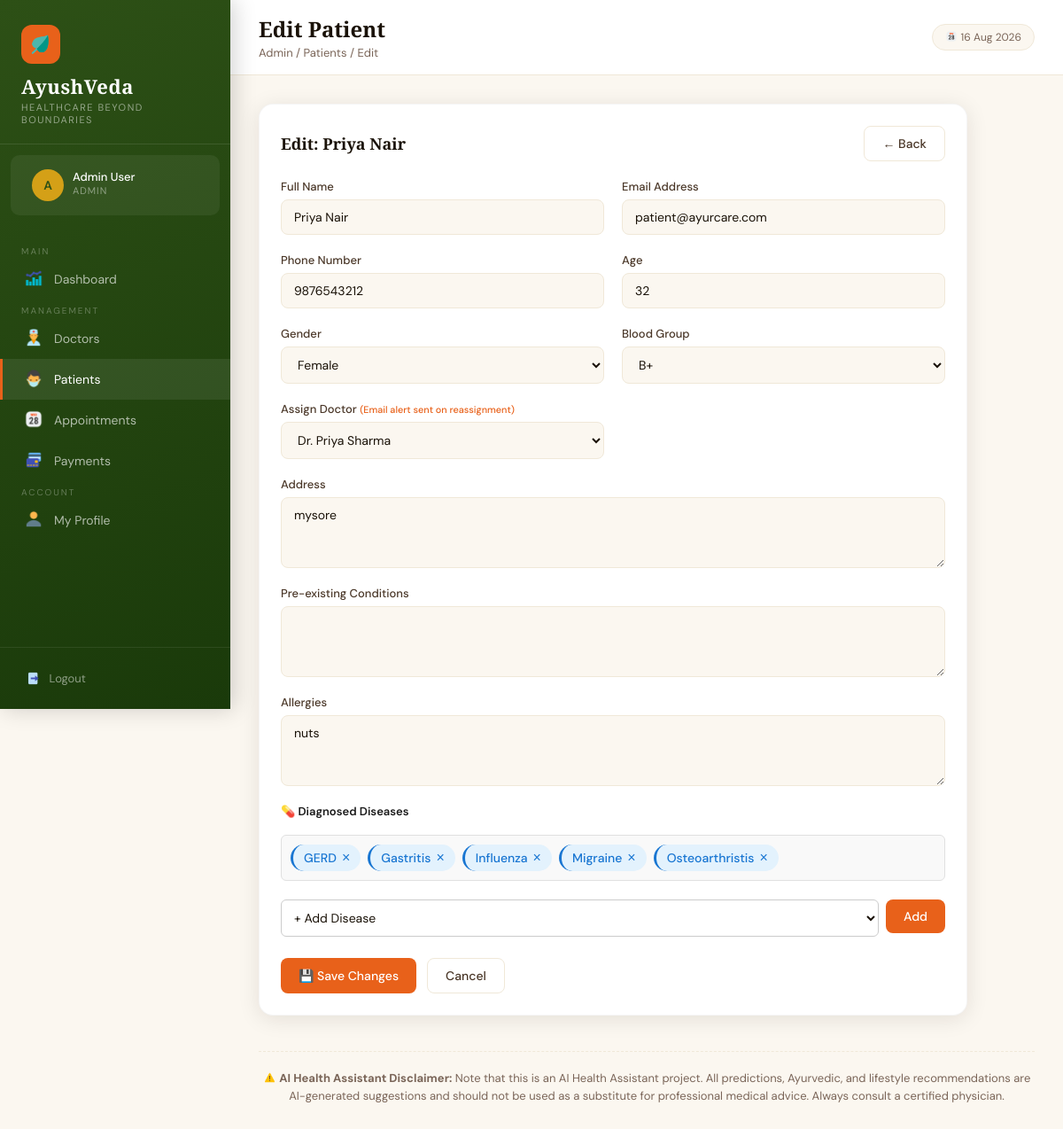
The app's page /admin/patients/edit/1 (signed in) with its own data.
### tables this page shows
CREATE TABLE patients (
            id INTEGER PRIMARY KEY AUTOINCREMENT,
            name TEXT NOT NULL,
            email TEXT UNIQUE NOT NULL,
            password TEXT NOT NULL,
            phone TEXT,
            age INTEGER,
            gender TEXT,
            blood_group TEXT,
            address TEXT,
            doctor_id INTEGER,
            created_at TIMESTAMP DEFAULT CURRENT_TIMESTAMP, preexisting_conditions TEXT, allergies TEXT, triage_raw_text TEXT, triage_symptoms TEXT, latitude REAL, longitude REAL, location_updated_at TIMESTAMP, share_location INTEGER DEFAULT 0,
            FOREIGN KEY (doctor_id) REFERENCES doctors(id)
        );

CREATE TABLE doctors (
            id INTEGER PRIMARY KEY AUTOINCREMENT,
            name TEXT NOT NULL,
            email TEXT UNIQUE NOT NULL,
            password TEXT NOT NULL,
            phone TEXT,
            specialization TEXT,
            qualification TEXT,
            experience INTEGER DEFAULT 0,
            created_at TIMESTAMP DEFAULT CURRENT_TIMESTAMP
        );

CREATE TABLE prescriptions (
            id INTEGER PRIMARY KEY AUTOINCREMENT,
            patient_id INTEGER,
            doctor_id INTEGER,
            symptoms TEXT,
            predicted_disease TEXT,
            medicines TEXT,
            dosage TEXT,
            duration TEXT,
            suggestions TEXT,
            diet_advice TEXT,
            created_at TIMESTAMP DEFAULT CURRENT_TIMESTAMP,
            FOREIGN KEY (patient_id) REFERENCES patients(id),
            FOREIGN KEY (doctor_id) REFERENCES doctors(id)
        );

### app.py (the view, shortened to what this page needs)
@app.route('/admin/patients/edit/<int:id>', methods=['GET', 'POST'])
@login_required('admin')
def admin_edit_patient(id):
    conn = get_db()
    patient = conn.execute("SELECT * FROM patients WHERE id=?", (id,)).fetchone()
    doctors = conn.execute("SELECT id, name FROM doctors").fetchall()
    conn.close()
    diseases = get_patient_diseases(id)
    return render_template('admin/edit_patient.html', patient=patient, doctors=doctors, diseases=diseases)

### app.py (called while the page is built)
@app.context_processor
def inject_now():
    return {'now': datetime.now().strftime('%d %b %Y')}

def get_db():
    conn = sqlite3.connect(DB_PATH)
    conn.row_factory = sqlite3.Row
    return conn

def get_patient_diseases(patient_id):
    conn = get_db()
    try:
        diseases = conn.execute(
            "SELECT DISTINCT predicted_disease FROM prescriptions WHERE patient_id=? AND predicted_disease IS NOT NULL ORDER BY predicted_disease",
            (patient_id,)
        ).fetchall()
        conn.close()
        return [d['predicted_disease'] for d in diseases]
    except Exception as e:
        print(f"Error getting patient diseases: {e}")
        return []

def login_required(role):
    def decorator(f):
        @wraps(f)
        def wrapper(*args, **kwargs):
            if session.get('role') != role:
                flash('Please login to continue.', 'error')
                return redirect(url_for(f'{role}_login'))
            return f(*args, **kwargs)
        return wrapper
    return decorator

### templates/admin/edit_patient.html (shortened to what this page needs)
{% extends 'base.html' %}
{% block page_title %}Edit Patient{% endblock %}
{% block breadcrumb %}Admin / Patients / Edit{% endblock %}
{% block nav %}
<span class="nav-section-label">Main</span>
<a href="/admin/dashboard" class="nav-link"><span class="icon"><img src="/static/images/dashboard_icon.png" style="height:1.2em;width:1.2em;vertical-align:-0.2em;"></span> Dashboard</a>
<span class="nav-section-label">Management</span>
<a href="/admin/doctors" class="nav-link"><span class="icon"><img src="/static/images/doctors_icon.png" style="height:1.2em;width:1.2em;vertical-align:-0.2em;"></span> Doctors</a>
<a href="/admin/patients" class="nav-link active"><span class="icon"><img src="/static/images/patients_icon.png" style="height:1.2em;width:1.2em;vertical-align:-0.2em;"></span> Patients</a>
<a href="/admin/appointments" class="nav-link"><span class="icon"><img src="/static/images/appointments_icon.png" style="height:1.2em;width:1.2em;vertical-align:-0.2em;"></span> Appointments</a>
<a href="/admin/payments" class="nav-link"><span class="icon"><img src="/static/images/card_icon.png" style="height:1.2em;width:1.2em;vertical-align:-0.2em;"></span> Payments</a>
<span class="nav-section-label">Account</span>
<a href="/admin/profile" class="nav-link"><span class="icon"><img src="/static/images/profile_icon.png" style="height:1.2em;width:1.2em;vertical-align:-0.2em;"></span> My Profile</a>
{% endblock %}
{% block content %}
<div class="card" style="max-width:800px">
    <div class="card-header">
        <h3 class="card-title">Edit: {{ patient.name }}</h3>
        <a href="/admin/patients" class="btn btn-outline">← Back</a>
    </div>
    <form method="POST">
        <div class="form-grid">
            <div class="form-group">
                <label>Full Name</label>
                <input type="text" name="name" value="{{ patient.name }}" required>
            </div>
            <div class="form-group">
                <label>Email Address</label>
                <input type="email" name="email" value="{{ patient.email }}" required>
            </div>
            <div class="form-group">
                <label>Phone Number</label>
                <input type="text" name="phone" value="{{ patient.phone or '' }}">
            </div>
            <div class="form-group">
                <label>Age</label>
                <input type="number" name="age" value="{{ patient.age or '' }}">
            </div>
            <div class="form-group">
                <label>Gender</label>
                <select name="gender">
                    <option {% if patient.gender == 'Female' %}selected{% endif %}>Female</option>
                </select>
            </div>
            <div class="form-group">
                <label>Blood Group</label>
                <select name="blood_group">
                    {% for bg in ['A+','A-','B+','B-','AB+','AB-','O+','O-'] %}
                    <option {% if patient.blood_group == bg %}selected{% endif %}>{{ bg }}</option>
                    {% endfor %}
                </select>
            </div>
            <div class="form-group">
                <label>Assign Doctor <small style="color:#E8611A">(Email alert sent on reassignment)</small></label>
                <select name="doctor_id">
                    {% for d in doctors %}
                    <option value="{{ d.id }}" {% if patient.doctor_id == d.id %}selected{% endif %}>{{ d.name }}</option>
                    {% endfor %}
                </select>
            </div>
            <div class="form-group form-full">
                <label>Address</label>
                <textarea name="address">{{ patient.address or '' }}</textarea>
            </div>
            <div class="form-group form-full">
                <label>Pre-existing Conditions</label>
                <textarea name="preexisting_conditions">{{ patient.preexisting_conditions or '' }}</textarea>
            </div>
            <div class="form-group form-full">
                <label>Allergies</label>
                <textarea name="allergies">{{ patient.allergies or '' }}</textarea>
            </div>
            <div class="form-group form-full">
                <label style="display:block; margin-bottom:12px; font-weight:600; color:#1a1a1a">
                    💊 Diagnosed Diseases
                </label>
                <div id="currentDiseases" style="margin-bottom:15px; display:flex; flex-wrap:wrap; gap:8px; min-height:35px; padding:10px; background-color:#f9f9f9; border-radius:6px; border:1px solid #e0e0e0;">
                    {% if diseases %}
                        {% for disease in diseases %}
                        <span class="disease-badge" data-disease="{{ disease }}" style="
                            display:inline-flex;
                            align-items:center;
                            gap:6px;
                            background-color:#E3F2FD;
                            color:#1976D2;
                            padding:6px 12px;
                            border-radius:20px;
                            border-left:3px solid #1976D2;
                            font-size:14px;
                            font-weight:500;
                        ">
                            {{ disease }}
                            <button type="button" class="remove-disease-btn" onclick="removeDisease('{{ disease }}', event)" style="
                                background:none;
                                border:none;
                                color:#1976D2;
                                cursor:pointer;
                                font-size:16px;
                                padding:0;
                                margin:0;
                                line-height:1;
                            ">×</button>
                        </span>
                        {% endfor %}
                    {% else %}
                    <span style="color:#999; font-style:italic;">No diagnosed diseases yet</span>
                    {% endif %}
                </div>
                <div style="display:flex; gap:8px; align-items:flex-start;">
                    <select id="diseaseSelect" style="
                        flex:1;
                        padding:10px;
                        border:1px solid #ccc;
                        border-radius:6px;
                        font-size:14px;
                        font-family:inherit;
                        background-color:white;
                    ">
                        <option value="">+ Add Disease</option>
                    </select>
                    <button type="button" id="addDiseaseBtn" class="btn btn-primary" onclick="addDisease(event)" style="padding:10px 20px; white-space:nowrap;">
                        Add
                    </button>
                </div>
            </div>
        </div>
        <div class="form-actions">
            <button type="submit" class="btn btn-primary">💾 Save Changes</button>
            <a href="/admin/patients" class="btn btn-outline">Cancel</a>
        </div>
    </form>
</div>
{% endblock %}

### templates/base.html (style rules this page uses)
:root { --saffron: #E8611A; --saffron-light: #F4874B; --turmeric: #D4A017; --forest: #2D5016; --forest-mid: #4A7C22; --forest-light: #7AB648; --cream: #FBF7F0; --cream-dark: #F0E8D8; --earth: #6B4226; --earth-light: #9B6B42; --text-dark: #1A1208; --text-mid: #4A3728; --text-light: #7A6558; --white: #FFFFFF; --sidebar-w: 260px; --shadow: 0 4px 24px rgba(26, 18, 8, 0.10); --shadow-lg: 0 12px 48px rgba(26, 18, 8, 0.16); }
* { box-sizing: border-box; margin: 0; padding: 0; }
body { font-family: 'DM Sans', sans-serif; background: var(--cream); color: var(--text-dark); min-height: 100vh; }
h1, h2, h3, h4 { font-family: 'Cormorant Garamond', serif; }
.nav-section-label { color: rgba(255, 255, 255, 0.3); font-size: 10px; text-transform: uppercase; letter-spacing: 2px; padding: 12px 24px 6px; font-family: 'DM Sans', sans-serif; }
.nav-link { display: flex; align-items: center; gap: 12px; padding: 11px 24px; color: rgba(255, 255, 255, 0.65); text-decoration: none; font-size: 14px; transition: all 0.2s; border-left: 3px solid transparent; position: relative; }
.nav-link:hover, .nav-link.active { color: #fff; background: rgba(255, 255, 255, 0.08); border-left-color: var(--saffron); }
.nav-link .icon { font-size: 18px; width: 22px; text-align: center; }
.card { background: var(--white); border-radius: 16px; padding: 24px; box-shadow: var(--shadow); border: 1px solid rgba(0, 0, 0, 0.04); }
.card-header { display: flex; align-items: center; justify-content: space-between; margin-bottom: 20px; }
.card-title { font-size: 18px; color: var(--text-dark); font-weight: 600; }
.btn { display: inline-flex; align-items: center; gap: 8px; padding: 10px 20px; border-radius: 8px; font-size: 14px; font-weight: 500; cursor: pointer; text-decoration: none; border: none; transition: all 0.2s; font-family: 'DM Sans', sans-serif; }
.btn-primary { background: var(--saffron); color: #fff; }
.btn-outline { background: transparent; border: 1.5px solid var(--cream-dark); color: var(--text-mid); }
.form-grid { display: grid; grid-template-columns: repeat(auto-fit, minmax(280px, 1fr)); gap: 20px; }
.form-group { display: flex; flex-direction: column; gap: 6px; }
.form-group label { font-size: 13px; font-weight: 500; color: var(--text-mid); }
.form-group input, .form-group select, .form-group textarea { padding: 10px 14px; border: 1.5px solid var(--cream-dark); border-radius: 8px; font-size: 14px; font-family: 'DM Sans', sans-serif; color: var(--text-dark); background: var(--cream); transition: border-color 0.2s; outline: none; }
.form-group textarea { resize: vertical; min-height: 80px; }
.form-full { grid-column: 1/-1; }
.form-actions { margin-top: 24px; display: flex; gap: 12px; }

### records on screen
patients: name "Priya Nair", email "patient@ayurcare.com", phone "9876543212", age "32", gender "Female", blood_group "B+", doctor_id "Dr. Priya Sharma", address "mysore", allergies "nuts"
prescriptions: predicted_disease "GERD"
prescriptions: predicted_disease "Gastritis"
prescriptions: predicted_disease "Influenza"
prescriptions: predicted_disease "Migraine"
prescriptions: predicted_disease "Osteoarthristis"

### other values on screen
{{ session.user_name[0].upper() }} "A"
{{ session.user_name }} "Admin User"
{{ session.role|capitalize }} "ADMIN"
